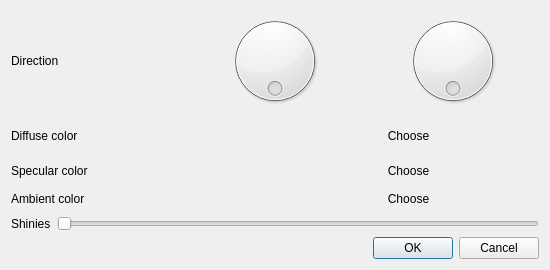
<?xml version="1.0" encoding="UTF-8"?>
<ui version="4.0">
 <class>DialogSun</class>
 <widget class="QDialog" name="DialogSun">
  <property name="geometry">
   <rect>
    <x>0</x>
    <y>0</y>
    <width>550</width>
    <height>270</height>
   </rect>
  </property>
  <property name="windowTitle">
   <string>Dialog</string>
  </property>
  <layout class="QVBoxLayout" name="verticalLayout">
   <item>
    <layout class="QHBoxLayout" name="horizontalLayout">
     <item>
      <widget class="QLabel" name="label">
       <property name="text">
        <string>Direction</string>
       </property>
      </widget>
     </item>
     <item>
      <widget class="QDial" name="dialX">
       <property name="maximum">
        <number>360</number>
       </property>
       <property name="wrapping">
        <bool>true</bool>
       </property>
      </widget>
     </item>
     <item>
      <widget class="QDial" name="dialY">
       <property name="maximum">
        <number>360</number>
       </property>
       <property name="wrapping">
        <bool>true</bool>
       </property>
      </widget>
     </item>
    </layout>
   </item>
   <item>
    <layout class="QHBoxLayout" name="horizontalLayout_2">
     <item>
      <widget class="QLabel" name="label_2">
       <property name="text">
        <string>Diffuse color</string>
       </property>
      </widget>
     </item>
     <item>
      <widget class="QPushButton" name="pushChoose_Diffuse">
       <property name="sizePolicy">
        <sizepolicy hsizetype="Minimum" vsizetype="Minimum">
         <horstretch>0</horstretch>
         <verstretch>0</verstretch>
        </sizepolicy>
       </property>
       <property name="autoFillBackground">
        <bool>true</bool>
       </property>
       <property name="text">
        <string>Choose</string>
       </property>
       <property name="flat">
        <bool>true</bool>
       </property>
      </widget>
     </item>
    </layout>
   </item>
   <item>
    <layout class="QHBoxLayout" name="horizontalLayout_4">
     <item>
      <widget class="QLabel" name="label_4">
       <property name="text">
        <string>Specular color</string>
       </property>
      </widget>
     </item>
     <item>
      <widget class="QPushButton" name="pushChoose_Specular">
       <property name="autoFillBackground">
        <bool>true</bool>
       </property>
       <property name="text">
        <string>Choose</string>
       </property>
       <property name="flat">
        <bool>true</bool>
       </property>
      </widget>
     </item>
    </layout>
   </item>
   <item>
    <layout class="QHBoxLayout" name="horizontalLayout_3">
     <item>
      <widget class="QLabel" name="label_3">
       <property name="text">
        <string>Ambient color</string>
       </property>
      </widget>
     </item>
     <item>
      <widget class="QPushButton" name="pushChoose_Ambient">
       <property name="autoFillBackground">
        <bool>true</bool>
       </property>
       <property name="text">
        <string>Choose</string>
       </property>
       <property name="flat">
        <bool>true</bool>
       </property>
      </widget>
     </item>
    </layout>
   </item>
   <item>
    <layout class="QHBoxLayout" name="horizontalLayout_5">
     <item>
      <widget class="QLabel" name="label_5">
       <property name="text">
        <string>Shinies</string>
       </property>
      </widget>
     </item>
     <item>
      <widget class="QSlider" name="sliderShiniess">
       <property name="minimum">
        <number>0</number>
       </property>
       <property name="maximum">
        <number>99</number>
       </property>
       <property name="orientation">
        <enum>Qt::Horizontal</enum>
       </property>
      </widget>
     </item>
    </layout>
   </item>
   <item>
    <widget class="QDialogButtonBox" name="buttonBox">
     <property name="orientation">
      <enum>Qt::Horizontal</enum>
     </property>
     <property name="standardButtons">
      <set>QDialogButtonBox::Cancel|QDialogButtonBox::Ok</set>
     </property>
    </widget>
   </item>
  </layout>
 </widget>
 <resources/>
 <connections>
  <connection>
   <sender>buttonBox</sender>
   <signal>accepted()</signal>
   <receiver>DialogSun</receiver>
   <slot>accept()</slot>
   <hints>
    <hint type="sourcelabel">
     <x>248</x>
     <y>254</y>
    </hint>
    <hint type="destinationlabel">
     <x>157</x>
     <y>274</y>
    </hint>
   </hints>
  </connection>
  <connection>
   <sender>buttonBox</sender>
   <signal>rejected()</signal>
   <receiver>DialogSun</receiver>
   <slot>reject()</slot>
   <hints>
    <hint type="sourcelabel">
     <x>316</x>
     <y>260</y>
    </hint>
    <hint type="destinationlabel">
     <x>286</x>
     <y>274</y>
    </hint>
   </hints>
  </connection>
 </connections>
</ui>
